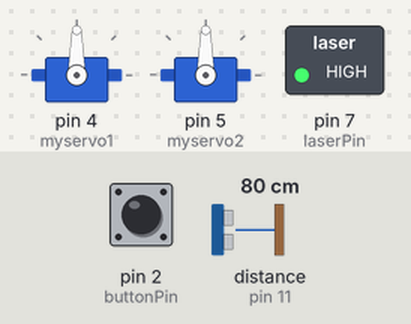
Recording of a sketch running on a simulated Arduino Uno, built with avr-gcc and run on an emulated ATmega328P. Parts: 2 × servo, switched loads named in the sketch (green lamp = pin HIGH). Wiring (inferred from the names in the program): ultrasonic range finder: trigger pin 9; echo pin 11. The inputs (shaded band) are chosen by the test bench; at power-on: distance to the obstacle (sensor on pin 11) 80 cm, pin 2 (buttonPin) LOW. The echo pulse lasts 58.3 µs per cm; random numbers use the default seed unless the sketch sets one; pins used as bus, display or sensor lines are not drawn.

Above: at 1.2 s.
1.3 s: distance to the obstacle (sensor on pin 11) set to 4 cm
4.3 s: distance to the obstacle (sensor on pin 11) set to 2 cm
At 5.6 s:
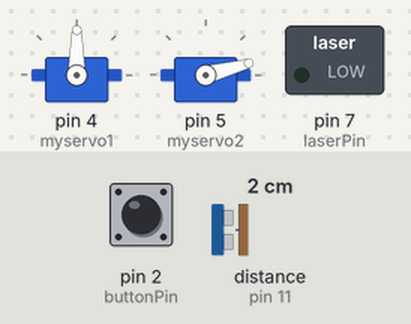
6.3 s: distance to the obstacle (sensor on pin 11) set to 20 cm
7.8 s: distance to the obstacle (sensor on pin 11) set to 24 cm
At 9.1 s:
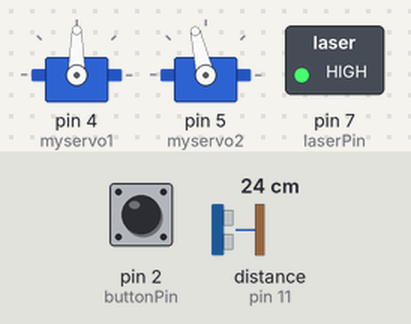
10.8 s: pin 2 (buttonPin) pulled HIGH for 1 s
At 13.3 s:
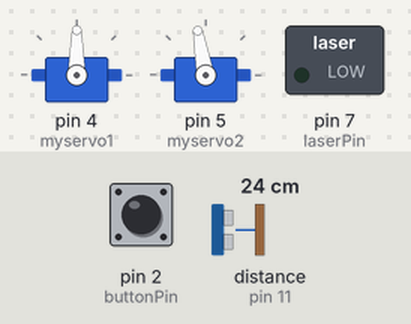
13.6 s: pin 2 (buttonPin) pulled HIGH for 0.15 s
At 15.2 s:
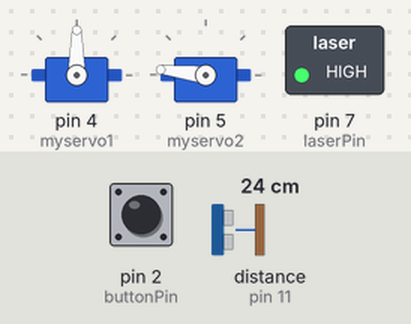
Timing chart, 0 to 19.6 s (numbered marks = the images above; inputs shaded):
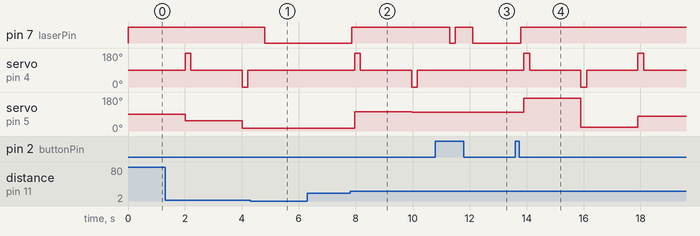

The sketch:

eng1robot.INO
```cpp
#include <Servo.h> // include the Servo library
#include <stdbool.h>
#include <time.h>
#include <stdlib.h>

//create the 2 servo objects, set up pins and variables
Servo myservo1;
Servo myservo2;
int buttonPin = 2;
int trigPin = 9;
int echoPin = 11;
int laserPin = 7;
unsigned long previousMillis;
bool buttonStop;
bool paused;
int prevDirection = 0;

void setup() {
  //setup the servos, ultrasonic sensor, button, and laser
  srand(time(NULL));
  myservo1.attach(4);
  myservo2.attach(5);
  pinMode(trigPin, OUTPUT);
  pinMode(echoPin, INPUT);
  pinMode(buttonPin, INPUT);
  pinMode(laserPin, OUTPUT);
  digitalWrite(laserPin, HIGH);
  //not paused in the beginning
  paused = false;
}

void loop() {
  //get distance and read button
  unsigned long currentMillis = millis();
  int distance_cm = measureDistance();
  int currState = digitalRead(buttonPin);

  //see if it needs to be paused
  if (currState == HIGH || distance_cm < 2) {
    if (currState == HIGH) {
      buttonStop = true;
    } else {
      buttonStop = false;
    }
    paused = true;
    delay(500);
    //uses while loop to pause until pressed again or distance increases
    while (paused) {
      //stops continuous servo
      myservo1.write(90);
      digitalWrite(laserPin, LOW);
      if (buttonStop == true) {
        //check if button is pressed again
        currState = digitalRead(buttonPin);
        delay(200);
        if (currState == HIGH) {
          digitalWrite(laserPin, HIGH);
          paused = false;
        }
      }
      else {
        //check if distance increases
        distance_cm = measureDistance();
        Serial.println(distance_cm);
        if (distance_cm > 20){
          digitalWrite(laserPin, HIGH);
          paused = false;
        }
      }
      delay(100);
    }
   }

  if ((currentMillis - previousMillis) > 2000) {
    previousMillis = currentMillis;
    int deg2 = 0 + rand() % (180 - 0);

    if (prevDirection == 0) {
      myservo1.write(180);
      prevDirection = 1;
    } else {
      myservo1.write(0);
      prevDirection = 0;
    }
    myservo2.write(deg2);
  }
  if ((currentMillis - previousMillis) > 200) {
    myservo1.write(90);
  }

}

int measureDistance() {
  Serial.println("MEASURE DISTANCE");
  digitalWrite(trigPin, HIGH);
  delayMicroseconds(10);
  digitalWrite(trigPin, LOW);

  // measure duration of pulse from ECHO pin
  int duration_us = pulseIn(echoPin, HIGH);

  // calculate the distance
  Serial.println(0.017 * duration_us);
  return 0.017 * duration_us;
}
```

Measured:
- the behaviour switches between 3 and 2 cm on distance to the obstacle (sensor on pin 11) (found by bisection; images 0 and 1)
- the behaviour switches between 21 and 22 cm on distance to the obstacle (sensor on pin 11) (found by bisection; images 1 and 2)
- after the input at 4.3 s, pin 7 (laserPin): HIGH → LOW after 0.50 s
- after the input at 6.3 s, every drawn part: stays the same
- after the input at 7.8 s, pin 7 (laserPin): LOW → HIGH after 0.06 s; servo on pin 4 (myservo1): 90° → 180° after 0.16 s, → 90° 0.20 s later, → 0° 1.8 s later, → 90° 0.20 s later; servo on pin 5 (myservo2): 15° → 103° after 0.16 s, → 100° 2.0 s later
- after the input at 10.8 s, pin 7 (laserPin): HIGH → LOW after 0.50 s, → HIGH 0.20 s later, → LOW 0.60 s later
- after the input at 13.6 s, pin 7 (laserPin): LOW → HIGH after 0.20 s; servo on pin 4 (myservo1): 90° → 180° after 0.31 s, → 90° 0.20 s later, → 0° 1.8 s later, → 90° 0.20 s later, … (6 changes in this stretch); servo on pin 5 (myservo2): 100° → 173° after 0.31 s, → 21° 2.0 s later, → 78° 2.0 s later
